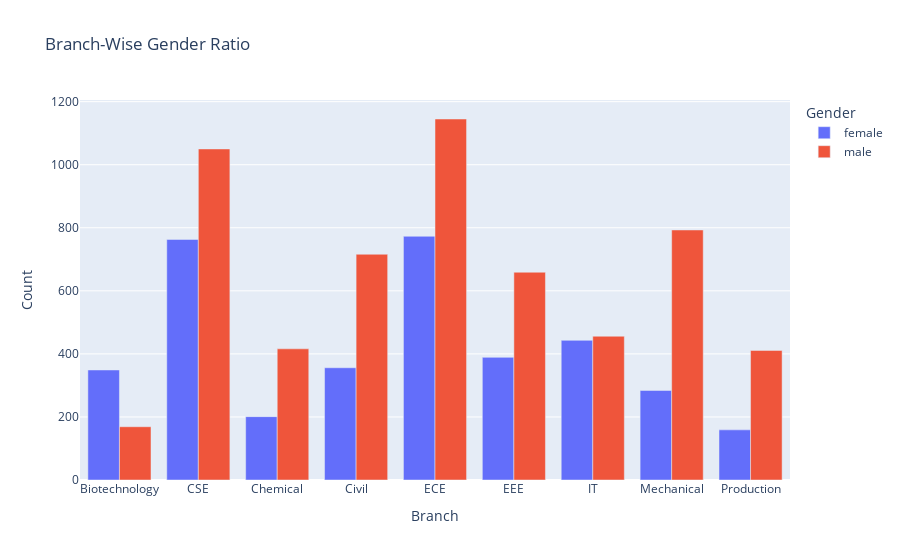

Source (notebook cell):
### Code cell
px.bar(d,x='Branch',y='Count',color='Gender',barmode="group", title='Branch-Wise Gender Ratio')

### Figure 1 — Plotly figure (JSON) as saved in the notebook; plotly's stock layout.template omitted (floating-point values rounded to 4 significant figures)
{"data": [{"alignmentgroup": "True", "hovertemplate": "Gender=female<br>Branch=%{x}<br>Count=%{y}<extra></extra>", "legendgroup": "female", "marker": {"color": "#636efa"}, "name": "female", "offsetgroup": "female", "orientation": "v", "showlegend": true, "textposition": "auto", "type": "bar", "x": ["Biotechnology", "CSE", "Chemical", "Civil", "ECE", "EEE", "IT", "Mechanical", "Production"], "xaxis": "x", "y": [349, 763, 201, 356, 773, 389, 443, 284, 159], "yaxis": "y"}, {"alignmentgroup": "True", "hovertemplate": "Gender=male<br>Branch=%{x}<br>Count=%{y}<extra></extra>", "legendgroup": "male", "marker": {"color": "#EF553B"}, "name": "male", "offsetgroup": "male", "orientation": "v", "showlegend": true, "textposition": "auto", "type": "bar", "x": ["Biotechnology", "CSE", "Chemical", "Civil", "ECE", "EEE", "IT", "Mechanical", "Production"], "xaxis": "x", "y": [169, 1050, 416, 716, 1145, 659, 456, 793, 411], "yaxis": "y"}], "layout": {"barmode": "group", "legend": {"title": {"text": "Gender"}, "tracegroupgap": 0}, "title": {"text": "Branch-Wise Gender Ratio"}, "xaxis": {"anchor": "y", "domain": [0, 1], "title": {"text": "Branch"}}, "yaxis": {"anchor": "x", "domain": [0, 1], "title": {"text": "Count"}}}}
